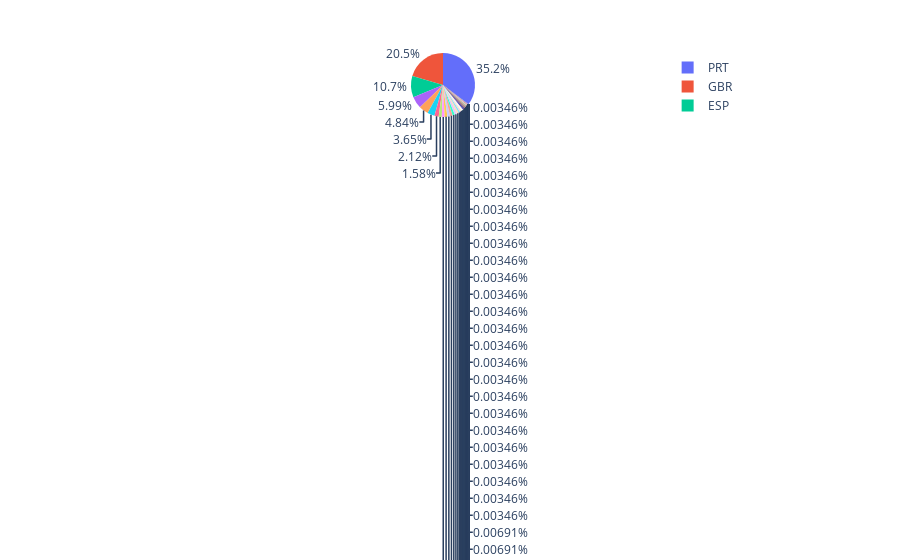

Notebook code cell kept with this figure:
### Code cell
px.pie(resort_hotel,values=resort_hotel.country.value_counts(),names=resort_hotel.country.value_counts().index)

### Figure 1 — Plotly figure (JSON) as saved in the notebook; plotly's stock layout.template omitted (floating-point values rounded to 4 significant figures)
{"data": [{"domain": {"x": [0, 1], "y": [0, 1]}, "hovertemplate": "label=%{label}<br>value=%{value}<extra></extra>", "labels": ["PRT", "GBR", "ESP", "IRL", "FRA", "DEU", "CN", "NLD", 0, "USA", "BEL", "ITA", "BRA", "CHE", "POL", "SWE", "AUT", "ROU", "FIN", "RUS", "CHN", "NOR", "AUS", "DNK", "LUX", "ARG", "LTU", "MAR", "HUN", "IND", "EST", "LVA", "CZE", "UKR", "AGO", "ISR", "TUR", "NZL", "CHL", "ZAF", "COL", "TWN", "OMN", "SVN", "MYS", "PRI", "SVK", "JPN", "HRV", "NGA", "GRC", "GIB", "SRB", "PHL", "DZA", "ISL", "MEX", "THA", "CYP", "KOR", "URY", "BGR", "IRN", "CPV", "JAM", "SUR", "GEO", "KAZ", "BLR", "SGP", "CUB", "CAF", "ARE", "LBN", "DOM", "IDN", "MOZ", "ZWE", "AND", "AZE", "VNM", "ECU", "CIV", "KWT", "MDV", "PAK", "ARM", "MLT", "VEN", "JOR", "ALB", "CMR", "MWI", "CRI", "NPL", "BWA", "MUS", "SMR", "SYR", "TGO", "QAT", "PER", "MKD", "MAC", "CYM", "EGY", "LKA", "UZB", "BHS", "ZMB", "COM", "BDI", "SAU", "PLW", "HKG", "BIH", "MDG", "UGA", "DJI"], "legendgroup": "", "name": "", "showlegend": true, "type": "pie", "values": [10184, 5922, 3105, 1734, 1399, 1057, 614, 458, 419, 407, 389, 379, 329, 323, 294, 231, 176, 145, 135, 128, 125, 100, 72, 60, 54, 48, 45, 39, 38, 33, 29, 29, 23, 23, 17, 16, 16, 14, 14, 13, 12, 12, 11, 10, 10, 9, 9, 9, 9, 8, 8, 7, 7, 7, 7, 6, 6, 6, 6, 6, 5, 5, 5, 5, 5, 4, 4, 4, 4, 4, 4, 3, 3, 3, 3, 3, 3, 2, 2, 2, 2, 2, 2, 2, 2, 2, 2, 2, 2, 2, 2, 2, 2, 2, 1, 1, 1, 1, 1, 1, 1, 1, 1, 1, 1, 1, 1, 1, 1, 1, 1, 1, 1, 1, 1, 1, 1, 1, 1]}], "layout": {"legend": {"tracegroupgap": 0}, "margin": {"t": 60}}}
